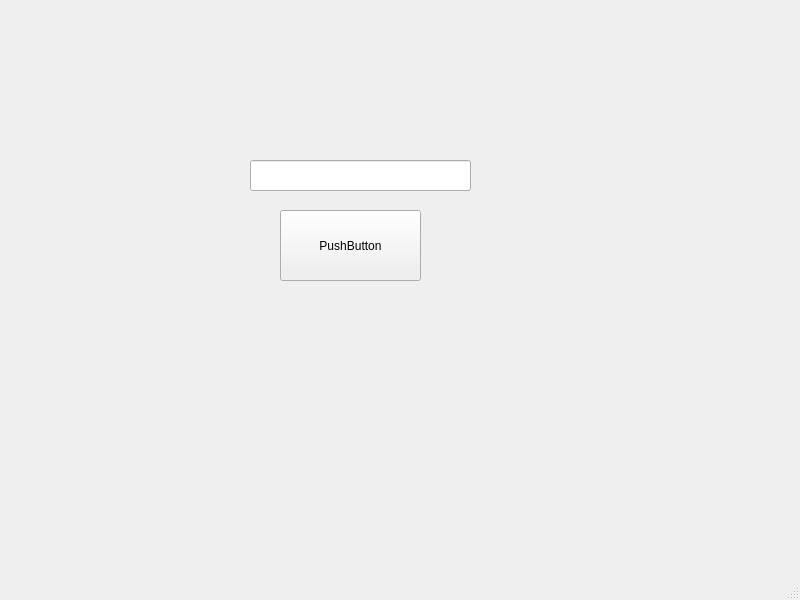
<?xml version="1.0" encoding="UTF-8"?>
<ui version="4.0">
 <class>MainWindow</class>
 <widget class="QMainWindow" name="MainWindow">
  <property name="geometry">
   <rect>
    <x>0</x>
    <y>0</y>
    <width>800</width>
    <height>600</height>
   </rect>
  </property>
  <property name="windowTitle">
   <string>MainWindow</string>
  </property>
  <widget class="QWidget" name="centralwidget">
   <widget class="QPushButton" name="pushButton">
    <property name="geometry">
     <rect>
      <x>280</x>
      <y>210</y>
      <width>141</width>
      <height>71</height>
     </rect>
    </property>
    <property name="text">
     <string>PushButton</string>
    </property>
   </widget>
   <widget class="QLineEdit" name="lineEdit">
    <property name="geometry">
     <rect>
      <x>250</x>
      <y>160</y>
      <width>221</width>
      <height>31</height>
     </rect>
    </property>
   </widget>
  </widget>
  <widget class="QMenuBar" name="menubar">
   <property name="geometry">
    <rect>
     <x>0</x>
     <y>0</y>
     <width>800</width>
     <height>26</height>
    </rect>
   </property>
  </widget>
  <widget class="QStatusBar" name="statusbar"/>
 </widget>
 <resources/>
 <connections/>
</ui>
